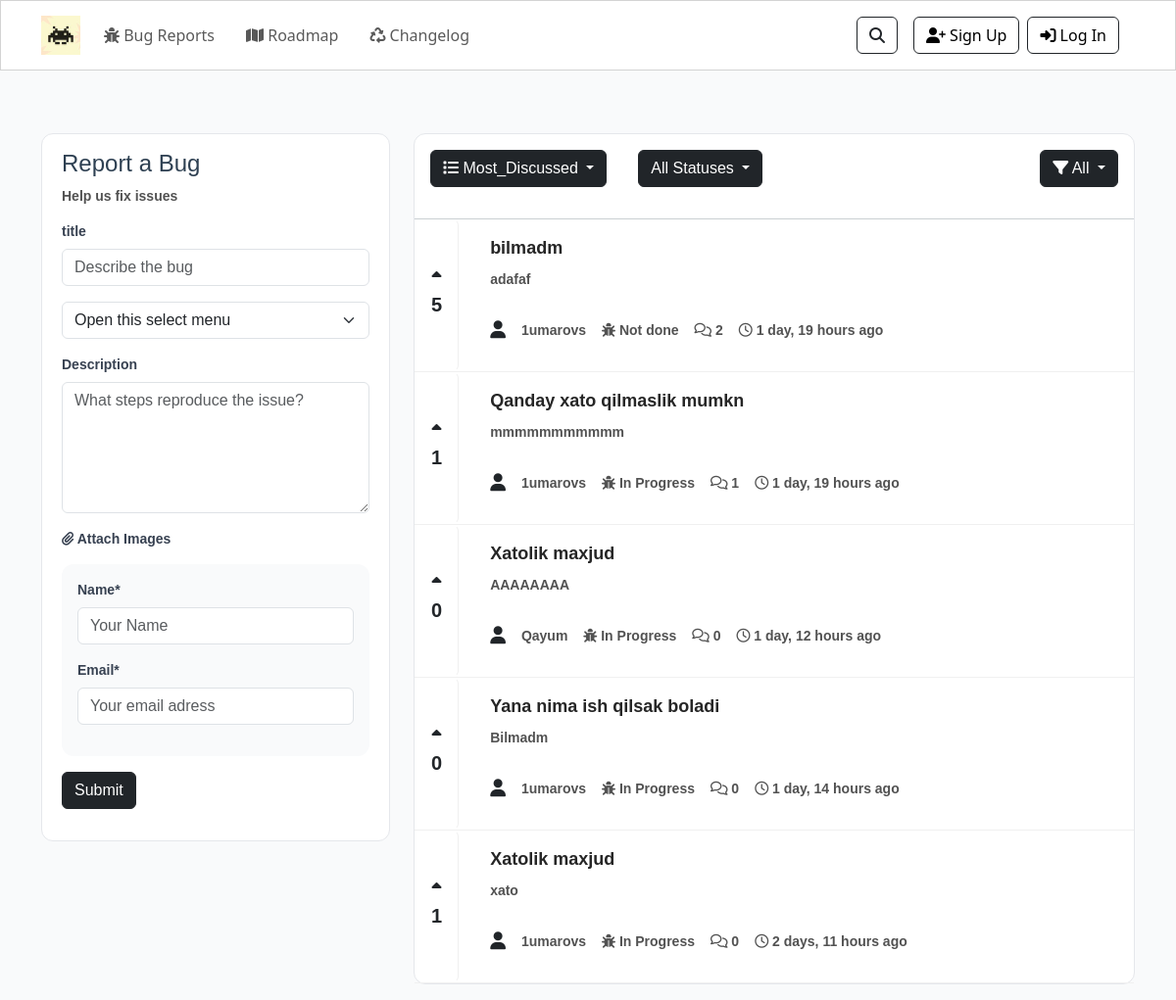
/?filter=most_discussed, run on an earlier commit of the app's database.
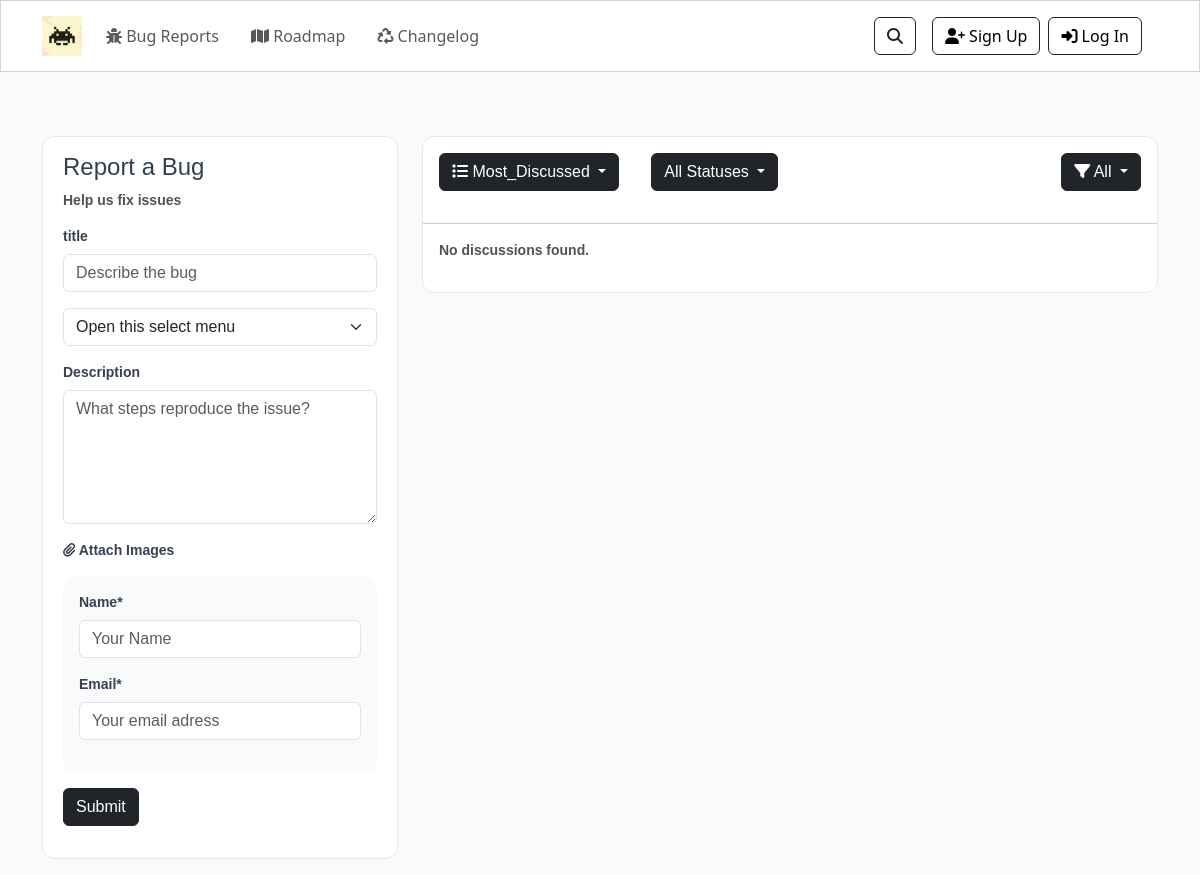
And on a later commit of the database.
### main/models.py (models this page shows, shortened)
class discussion(models.Model):
    title = models.CharField(max_length=100)
    category = models.ForeignKey(category, on_delete=models.CASCADE, related_name='discussions')
    author = models.ForeignKey(User, on_delete=models.CASCADE, related_name='user_discussions' , blank=True, null=True)
    author2 = models.CharField(max_length=100, blank=True, null=True)
    content = models.TextField()
    img = models.ImageField(upload_to='discussion_images/', blank=True, null=True)
    created_at = models.DateTimeField(auto_now_add=True)
    vote_count = models.IntegerField(default=0)
    def discussions_comments_count(self):
        return self.comments.aggregate(count=Count('id'))['count']
    class Meta:
        verbose_name_plural = 'Discussions'
        ordering = ['-created_at']

class category(models.Model):
    name = models.CharField(max_length=100)
    slug = models.SlugField(unique=True)
    class Meta:
        verbose_name_plural = 'Categories'
        ordering = ['name']

### main/views.py (the view, shortened to what this page needs)
# urls.py: path('', views.home, name='home'),
def home(request):
    categories = category.objects.all()
    discuss = request.POST.get('discuss')
    content = request.POST.get('content')
    category_id = request.POST.get('category')
    name = request.POST.get('name')
    image = request.FILES.get('image')
    filter_type = request.GET.get('filter', 'recent')
    extra_filter = request.GET.get('extra_filter', '').lower()
    search_query = request.GET.get('search', '').strip()
    discussions = discussion.objects.select_related('category', 'author')
    if filter_type == 'most_discussed':
        discussions = discussions.annotate(num_comments=Count('comments')).order_by('-num_comments', '-created_at')
    elif filter_type == 'most_votes':
        discussions = discussions.order_by('-vote_count', '-created_at')
    else:  # default: recent
        discussions = discussions.order_by('-created_at')
    if extra_filter == 'my_ideas' and request.user.is_authenticated:
        discussions = discussions.filter(author=request.user)
    elif extra_filter == 'my_ideas':
        discussions = discussions.none()
    discussions = discussions.prefetch_related('comments')
    paginator = Paginator(discussions, 7)
    page_number = request.GET.get('page')
    discussions_page = paginator.get_page(page_number)
    voted_set = set()
    for d in discussions_page:
        if request.user.is_authenticated:
            key = f'voted_{request.user.id}_{d.id}'
        else:
            if not request.session.session_key:
                request.session.create()
            key = f'voted_{request.session.session_key}_{d.id}'
        if request.session.get(key):
            voted_set.add(d.id)
    context = {
        'categories': categories,
        'discussions': discussions_page,
        'voted_set': voted_set,
        'current_filter': filter_type,
        'extra_filter': extra_filter,
        'search_query': search_query,
    }
    return render(request, 'index.html', context)

### templates/index.html (shortened to what the changed rows need)
{% extends "base.html" %}
{% load static %}
{% block content %}
{% load humanize %}
    <section class="form-discuss mt-5">
        <div class="container">
            <div class="row">
                <div class="col-lg-8 col-md-12 col-sm-12 py-3">
                    <div class="discuss cards p-0">
                        <div class="lists w-100" style = "height:100%!important">
                            {% for discuss in discussions %}
                            <div class="list d-flex">
                                <form class="vote-form d-flex flex-column justify-content-center" method="post" action="{% url 'main:toggle_vote' discuss.id %}">
                                    <button type="submit" class="vote-btn d-flex flex-column h-100 m-0 p-3 btn">
                                        {% if discuss.id in voted_set %}
                                            <i class="fas fa-caret-up text-info"></i>
                                            <h3 class="counter text-info">{{ discuss.vote_count }}</h3>
                                        {% else %}
                                            <i class="fas fa-caret-up"></i>
                                            <h3 class="counter">{{ discuss.vote_count }}</h3>
                                        {% endif %}
                                    </button>
                                </form>
                                <div class="content flex-grow-1 ms-3">
                                    <a href="{% url 'main:discussion_detail' discuss.id %}" class="link text-decoration-none text-dark">
                                        <div class="desp-body p-3">
                                            <h5 class="desp-title">{{ discuss.title }}</h5>
                                            <p class="desp">{{ discuss.content|truncatechars:200 }}</p>
                                        </div>
                                        <div class="user-profile p-3 d-flex gap-3">
                                            <i class="fas fa-user"></i>
                                            <p>
                                                {% if discuss.author %}
                                                    {{ discuss.author.username }}
                                                {% else %}
                                                    {{ discuss.author2 }}
                                                {% endif %}
                                            </p>
                                            <p><i class="fas fa-bug"></i> {{ discuss.category.name }}</p>
                                            <p><i class="far fa-comments"></i> {{ discuss.discussions_comments_count }}</p>
                                            <p> <i class="far fa-clock"></i> {{ discuss.created_at|naturaltime }}</p>
                                        </div>
                                    </a>
                                </div>
                            </div>
                            {% empty %}
                            <p class= "p-3">No discussions found.</p>
                            {% endfor %}
                        </div>
                    </div>
                </div>
            </div>
        </div>
    </section>
{% endblock content %}

What changed in the data, as far as the page shows it:
removed discussion: vote_count "5", title "bilmadm", content "adafaf", author.username "1umarovs", category.name "Not done", discussions_comments_count "2", created_at "1 day, 19 hours ago"
removed discussion: vote_count "1", title "Qanday xato qilmaslik mumkn", content "mmmmmmmmmmm", author.username "1umarovs", category.name "In Progress", discussions_comments_count "1", created_at "1 day, 19 hours ago"
removed discussion: vote_count "0", title "Xatolik maxjud", content "AAAAAAAA", author2 "Qayum", category.name "In Progress", discussions_comments_count "0", created_at "1 day, 12 hours ago"
removed discussion: vote_count "0", title "Yana nima ish qilsak boladi", content "Bilmadm", author.username "1umarovs", category.name "In Progress", discussions_comments_count "0", created_at "1 day, 14 hours ago"
removed discussion: vote_count "1", title "Xatolik maxjud", content "xato", author.username "1umarovs", category.name "In Progress", discussions_comments_count "0", created_at "2 days, 11 hours ago"
Also different on the page:
text now shown: "No discussions found."
